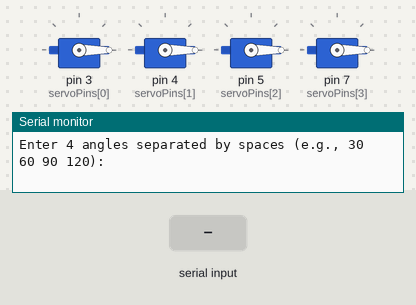
Bench run of a sketch on a simulated Arduino Uno, built with avr-gcc and run on an emulated ATmega328P. On the bench: 4 × servo, the last lines printed to the serial monitor. The inputs (shaded band) are chosen by the test bench.

Above: at 1.7 s.
1.8 s: "90,45\n" received over Serial
At 4.56 s:
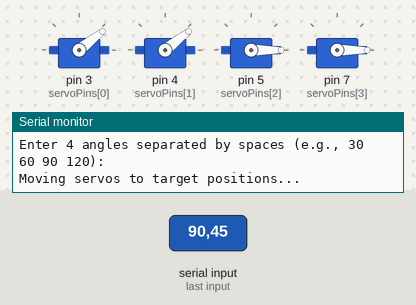
4.8 s: "200\n" received over Serial
7.1 s: "30,150\n" received over Serial
At 11.6 s:
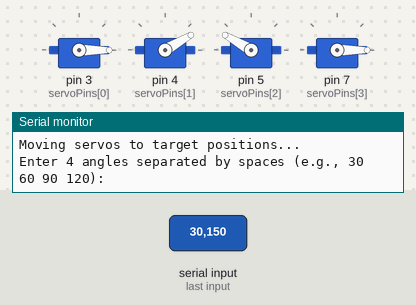
12.6 s: "90,45\n" received over Serial
At 18.4 s:
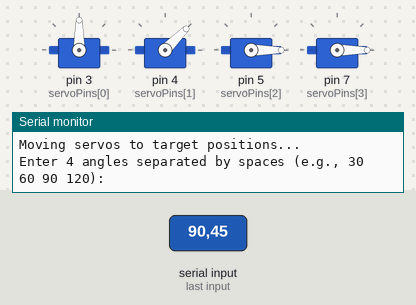
18.6 s: "30,150\n" received over Serial
At 23.5 s:
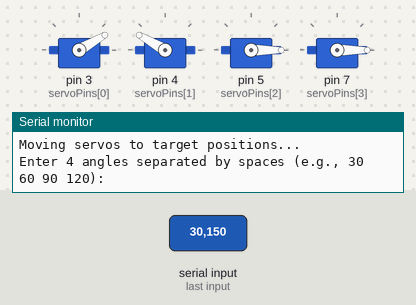
Timing chart, 0 to 25.0 s (numbered marks = the images above; inputs shaded):
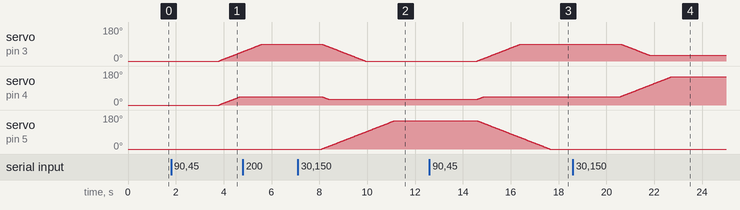

Measured:
- after the input at 1.8 s, servo on pin 3 (servoPins[0]): moves from 0° to 49° over 0.97 s, starting after 2.0 s; servo on pin 4 (servoPins[1]): moves from 0° to 45° over 0.89 s, starting after 2.0 s
- after the input at 7.1 s, servo on pin 5 (servoPins[2]): moves from 0° to 150° over 3.0 s, starting after 1.0 s
- after the input at 12.6 s, servo on pin 3 (servoPins[0]): moves from 0° to 90° over 1.8 s, starting after 2.0 s; servo on pin 4 (servoPins[1]): moves from 30° to 45° over 0.28 s, starting after 2.0 s; servo on pin 5 (servoPins[2]): moves from 150° to 0° over 3.0 s, starting after 2.0 s
- after the input at 18.6 s, servo on pin 3 (servoPins[0]): moves from 90° to 30° over 1.2 s, starting after 2.0 s; servo on pin 4 (servoPins[1]): moves from 45° to 150° over 2.1 s, starting after 2.0 s

The sketch:

Four_servo_consecutive.ino
```cpp
#include <Servo.h>

// Define servo objects
Servo servo1, servo2, servo3, servo4;

// Define servo pins
int servoPins[] = {3, 4, 5, 7}; // Servo 1 to Servo 4

// Servo positions (starting at 0 degrees)
float servoPos[] = {0, 0, 0, 0};
float targetPos[] = {0, 0, 0, 0}; // Desired positions for all servos
int t = 20; // Delay between steps (adjust for speed)

void setup() {
  Serial.begin(9600);

  // Attach servos to their respective pins
  servo1.attach(servoPins[0]);
  servo2.attach(servoPins[1]);
  servo3.attach(servoPins[2]);
  servo4.attach(servoPins[3]);

  // Set all servos to home position (0 degrees)
  servo1.write(0);
  servo2.write(0);
  servo3.write(0);
  servo4.write(0);

  delay(500); // Allow time for servos to reach home position
}

void loop() {
  Serial.println("Enter 4 angles separated by spaces (e.g., 30 60 90 120): ");

  while (Serial.available() == 0) {
    // Wait for user input
  }

  // Read and parse four angles
  for (int i = 0; i < 4; i++) {
    targetPos[i] = Serial.parseFloat(); // Read each angle
    if (targetPos[i] < 0 || targetPos[i] > 180) {
      Serial.println("Invalid angle! Please enter values between 0 and 180.");
      return;
    }
  }

  Serial.println("Moving servos to target positions...");

  // Move all servos gradually
  moveAllServosGradually();
}

void moveAllServosGradually() {
  bool moving = true;

  while (moving) {
    moving = false;

    // Move each servo step by step
    for (int i = 0; i < 4; i++) {
      if (servoPos[i] < targetPos[i]) {
        servoPos[i] += 1;
        moving = true;
      } else if (servoPos[i] > targetPos[i]) {
        servoPos[i] -= 1;
        moving = true;
      }

      // Apply new position
      switch (i) {
        case 0: servo1.write(servoPos[i]); break;
        case 1: servo2.write(servoPos[i]); break;
        case 2: servo3.write(servoPos[i]); break;
        case 3: servo4.write(servoPos[i]); break;
      }
    }

    delay(t); // Delay to slow down the movement
  }
}
```
